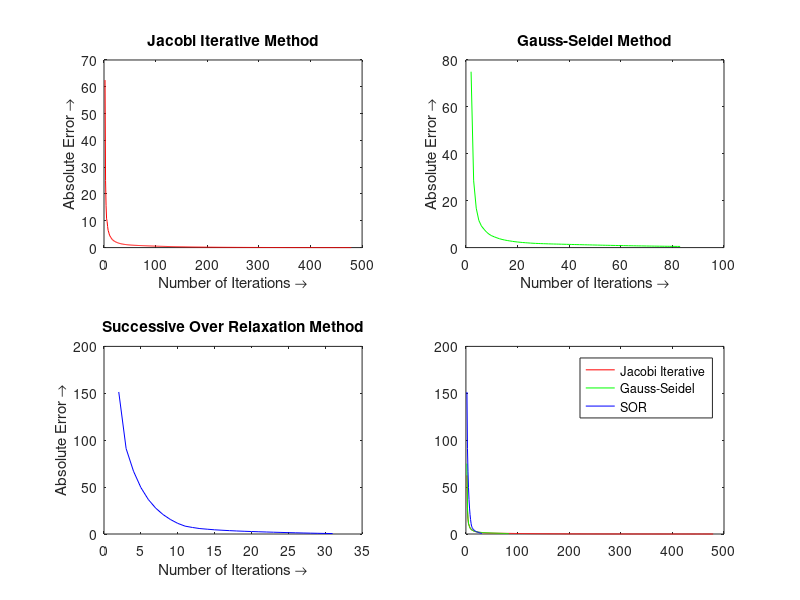

The MATLAB source for this figure: (Note: this script raises an error after producing the figure.)
%% Initialization %%

clear all;
close all;
clc;

material = ('Silver');
density = 10490;  % kg/m^3
conductivity = 429;   % W/(mK)
heat_capacity = 235;  % J/(kgK)

% material = ('Copper');
% density = 8960;  % kg/m^3
% conductivity = 401;   % W/(mK)
% heat_capacity = 384.4;  % J/(kgK)

% material = ('Aluminium');
% density = 2700;  %kg/m^3
% conductivity = 237;   %W/(mK)
% heat_capacity = 904;  %J/(kgK)

% material = ('Gold');
% density = 19300;  kg/m^3
% conductivity = 318;   W/(mK)
% heat_capacity = 129.1;  J/(kgK)

alpha = conductivity/(density*heat_capacity);

L_x = 1;
L_y = 1;
N_x = 20;
N_y = 20;
t_end = 1000;

dx = L_x/N_x;
dy = L_y/N_y;
dt_ideal = 1/(2*alpha*(1/dx^2+1/dy^2));
fprintf('Critical time-step size : %.2f\n\n',dt_ideal);

dt = 3.58;  % CHANGE TIME-STEP SIZE HERE %

% Checking stability condition
if(dt>1/(2*alpha*(1/dx^2+1/dy^2)))
    txt=sprintf('Stability condition is not satisfied. Please chose a value for dt smaller than %.2f\n',dt_ideal);
    errordlg(txt,'Stability Error');
    return;
end

% Initial condition and boundary conditions
T_initial = 120;
T_top = 70;    % RIGHT
T_bottom = 150; % LEFT
T_left = 50;    % BOTTOM
T_right = 100;  % TOP

% Applying initial and boundary conditions to the grid
T = zeros(N_x+2,N_y+2,75000);
T(:,1,:) = T_bottom;
T(1,:,:) = T_left;
T(:,N_y+1,:) = T_top;
T(N_x+1,:,:) = T_right;
T(:,:,1)=T_initial;

% Arrays to store and update steady state solution at the end of each iteration
T1=zeros(N_x+2,N_y+2);  % For Jacobi Iterative Method
T2=zeros(N_x+2,N_y+2);  % For Jacobi Iterative Method
T3=zeros(N_x+2,N_y+2);  % For Gauss-Seidel Method
T4=zeros(N_x+2,N_y+2);  % For Gauss-Seidel Method
T5=zeros(N_x+2,N_y+2);  % For Successive Over Relaxation Method
T6=zeros(N_x+2,N_y+2);  % For Successive Over Relaxation Method

T1(:,1) = T_bottom;
T1(1,:) = T_left;
T1(:,N_y+1) = T_top;
T1(N_x+1,:) = T_right;

T2(:,1) = T_bottom;
T2(1,:) = T_left;
T2(:,N_y+1) = T_top;
T2(N_x+1,:) = T_right;

T3(:,1) = T_bottom;
T3(1,:) = T_left;
T3(:,N_y+1) = T_top;
T3(N_x+1,:) = T_right;

T4(:,1) = T_bottom;
T4(1,:) = T_left;
T4(:,N_y+1) = T_top;
T4(N_x+1,:) = T_right;

T5(:,1) = T_bottom;
T5(1,:) = T_left;
T5(:,N_y+1) = T_top;
T5(N_x+1,:) = T_right;

T6(:,1) = T_bottom;
T6(1,:) = T_left;
T6(:,N_y+1) = T_top;
T6(N_x+1,:) = T_right;

tolerance_sst = 0.005;  % tolerance value for steady state solution
tolerance = 0.5;    % tolerance value for finite difference methods i.e Euler and Range-Kutta Method

%% Steady Solution %%

% Jacobi Iterative Method
JIM = 1;    % Iteration counter
error_max = 100;    % Initial error value (over-predicted)
ejim(1) = 0;    % Array to store error values of successive iterations
while (error_max >= tolerance_sst)
    for i = 2:N_x
        for j = 2:N_y
            T2(i,j) = (T1(i+1,j)+T1(i-1,j)+T1(i,j-1)+T1(i,j+1))/4;
        end
    end
    JIM = JIM+1;
    error_max = max(max(T2-T1));
    ejim(JIM) = error_max;
    T1 = T2;
end

% Gauss-Siedel Method
GSM = 1;
error_max = 100;
egsm(1) = 0;
while(error_max >= tolerance)
    for i = 2:N_x
        for j = 2:N_y
            T4(i,j) = (T4(i+1,j)+T4(i-1,j)+T4(i,j-1)+T4(i,j+1))/4;
        end
    end
    GSM = GSM+1;
    error_max = max(max(T4-T3));
    egsm(GSM) = error_max;
    T3 = T4;
end

% Successive Over Relaxation Method
SOR = 1;
lambda = 2-2*pi/N_x;    % Optimum relaxation factor for a square grid
error_max = 100;
esor(1) = 0;
while(error_max >= tolerance)
    for i = 2:N_x
        for j = 2:N_y
            T6(i,j) = lambda*0.25*(T6(i+1,j)+T6(i-1,j)+T6(i,j-1)+T6(i,j+1))+(1-lambda)*T6(i,j);
        end
    end
    SOR = SOR+1;
    error_max = max(max(T6-T5));
    esor(SOR) = error_max;
    T5 = T6;
end

%-------------- Steady State Solution Convergence Plots ------------------%
figure('Name','Steady State Solution Convergence Plots','NumberTitle','off','units','normalized','outerposition',[0 0 1 1])

subplot(2,2,1)
plot(2:JIM,ejim(2:JIM),'r');
title('Jacobi Iterative Method');
xlabel('Number of Iterations \rightarrow');
ylabel('Absolute Error \rightarrow');

subplot(2,2,2)
plot(2:GSM,egsm(2:GSM),'g');
title('Gauss-Seidel Method');
xlabel('Number of Iterations \rightarrow');
ylabel('Absolute Error \rightarrow');

subplot(2,2,3)
plot(2:SOR,esor(2:SOR),'b');
title('Successive Over Relaxation Method');
xlabel('Number of Iterations \rightarrow');
ylabel('Absolute Error \rightarrow');

subplot(2,2,4)
plot(2:JIM,ejim(2:JIM),'r');
hold on;
plot(2:GSM,egsm(2:GSM),'g');
plot(2:SOR,esor(2:SOR),'b');
legend('Jacobi Iterative','Gauss-Seidel','SOR');
hold off;

%% Finite-Difference Methods %%

dlgTitle    = 'Select Method';
dlgQuestion = 'Choose the numerical method utilizing finite-difference scheme to solve the associated PDE?';
choice = questdlg(dlgQuestion,dlgTitle,'Euler','2nd Order Runge-Kutta','Euler');

message = msgbox('Your computer is now iterating to solve the PDE, Please wait... '); % Busy message

% Euler Method
k = 1;
if strcmp(choice, 'Euler')
    error_max(k) = 100;
    error_min(k) = 100;
    while(error_max(k) >= tolerance || error_min(k) >= tolerance)
        for i = 2:N_x
            for j = 2:N_y
                T(i,j,k+1) = T(i,j,k)+dt*alpha*(((T(i-1,j,k)-2*T(i,j,k)+T(i+1,j,k))/dx^2)+((T(i,j-1,k)-2*T(i,j,k)+T(i,j+1,k))/dy^2));
            end
        end
        k=k+1;
        error_max(k) = abs(max(max(T(:,:,k)-T1)));
        error_min(k) = abs(min(min(T(:,:,k)-T1)));
        if round(error_min(k),5)==round(error_min(k-1),5) && error_min(k)~=0
            errordlg('The solution is not converging. Please choose a larger tolerance value.','Tolerence Error');
            return;
        end
        if round(error_max(k),5)==round(error_max(k-1),5) && error_max(k)~=0
            errordlg('The solution is not converging. Please choose a larger tolerance value.','Tolerence Error');
            return;
        end
    end
else
     % Range-Kutta Method    
     error_max(k) = 100;
     error_min(k) = 100; 
     while error_max(k) >= tolerance || error_min(k) >= tolerance
         for i = 2:N_x
             for j = 2:N_y
                 k1 = alpha*(((T(i-1,j,k)-2*T(i,j,k)+T(i+1,j,k))/dx^2)+((T(i,j-1,k)-2*T(i,j,k)+T(i,j+1,k))/dy^2));
                 Tk = T(:,:,k)+k1*dt;
                 k2 = alpha*(((Tk(i-1,j)-2*Tk(i,j)+Tk(i+1,j))/dx^2)+((Tk(i,j-1)-2*Tk(i,j)+Tk(i,j+1))/dy^2));
                 T(i,j,k+1) = T(i,j,k)+(dt/2)*(k1+k2);
            end
         end
         k = k+1;
         error_max(k) = abs(max(max(T(:,:,k)-T1))); 
         error_min(k) = abs(min(min(T(:,:,k)-T1))); 
         if round(error_max(k),5)==round(error_max(k-1),5) && error_max(k)~= 0
             errordlg('The solution is not converging. Please choose a larger tolerance value.','Tolerence Error');
             close(message)
             return
         end
         if round(error_min(k),5)==round(error_min(k-1),5) && error_min(k)~= 0
             errordlg('The solution is not converging, Please choose a larger tolerance value.','Tolerence Error');
             close(message)
             return
         end
     end
end

close(message);

% Free the unallocated array space %
T=T(:,:,1:k);

sol_time = k*dt;

T_max = max([T_top,T_bottom,T_right,T_left,T_initial]);
T_min = min([T_top,T_bottom,T_right,T_left,T_initial]);

%% ------------------------------ SOLUTION ----------------------------- %%
fprintf('Solution for plate of dimensions %im x %im made of material %s \n',L_x,L_y,material);
fprintf('Thermal conductivity of %s : %.1f W/(mK) \n',material,conductivity);
fprintf('Plate was subjected to Dirichlet boundary conditions : \n');
fprintf('T(x,y,0) = %i, T(x,0,t) = %i, T(x,L,t) = %i, T(0,y,t) = %i, T(W,y,t) = %i \n',T_initial,T_left,T_right,T_bottom,T_top);
fprintf('Time taken to reach steady state temperature is %.2f seconds under tolerance of %.2f \n', sol_time,tolerance);
fprintf('Jacobi Iterative Method took %i iterations to converge.\n',JIM);
fprintf('Gauss-Seidel Method took %i iterations to converge.\n',GSM);
fprintf('Successive Over Relaxation Method took %i iterations to converge.\n\n',SOR);
%-------------------------------------------------------------------------%

%% Generating the plate %%
x=zeros(1,N_x+2);
y=zeros(1,N_y+2);
for i = 1:N_x+2
x(i) =(i-1)*dx;
end
for i = 1:N_y+2
y(i) =(i-1)*dy;
end

%% -------------------------- Plotting Section ------------------------- %%
figure('units','normalized','outerposition',[0 0 1 1])

subplot(2,2,1)
surf(x,y,T1);
title('Temperature Distribution At Steady State');
xlabel('Length');
xlim([0 L_x+dx]);
ylabel('Width');
ylim([0 L_y+dy]);
zlabel('Temperature');
zlim([T_min T_max]);
colorbar;
caxis([T_min T_max]);
hold on;
plot3(L_x/4,L_y/4,T_max,'ko','markerfacecolor','r');
plot3(L_x/4,L_y/4,T_min,'ko','markerfacecolor','r');
plot3(L_x/2,L_y/2,T_max,'ko','markerfacecolor','g');
plot3(L_x/2,L_y/2,T_min,'ko','markerfacecolor','g');
plot3(3*L_x/4,3*L_y/4,T_max,'ko','markerfacecolor','b');
plot3(3*L_x/4,3*L_y/4,T_min,'ko','markerfacecolor','b');
view(0,90);
drawnow;
hold off;

subplot(2,2,2)
val1 = num2str(T1(round(N_x/4),round(N_y/4)),'%.2f');
txt1 = strcat(' T = ',val1);
val2 = num2str(T1(round(N_x/2),round(N_y/2)),'%.2f');
txt2 = strcat(' T = ',val2);
val3 = num2str(T1(round(3*N_x/4),round(3*N_y/4)),'%.2f');
txt3 = strcat(' T = ',val3);
hold on;
xlabel('Number of Iterations');
ylabel('Temperature');
title('Steady State Temperature At Selected Points');
grid on;
xlim([0 2*k]);
ylim([T_min T_max]);
scatter(k,T1(round(N_x/4),round(N_y/4)),'ko','markerfacecolor','r');
text(k,T1(round(N_x/4),round(N_y/4)),txt1,'HorizontalAlignment','left');
scatter(k,T1(round(N_x/2),round(N_y/2)),'ko','markerfacecolor','g');
text(k,T1(round(N_x/2),round(N_y/2)),txt2,'HorizontalAlignment','left');
scatter(k,T1(round(3*N_x/4),round(3*N_y/4)),'ko','markerfacecolor','b');
text(k,T1(round(3*N_x/4),round(3*N_y/4)),txt3,'HorizontalAlignment','left');
legend('Red Point','Green Point','Blue Point');
drawnow;
hold off;

for l=1:k

subplot(2,2,3)
surf(x,y,T(:,:,l));
xlabel('Length');
xlim([0 L_x+dx]);
ylabel('Width');
ylim([0 L_y+dy]);
zlabel('Temperature');
zlim([T_min T_max]);
colorbar;
caxis([T_min T_max]);
title(sprintf('Temperature Distribution At Iteration %i And Time = %.0f seconds',l,l*dt));
hold on;
plot3(L_x/4,L_y/4,T_max,'ko','markerfacecolor','r');
plot3(L_x/4,L_y/4,T_min,'ko','markerfacecolor','r');
plot3(L_x/2,L_y/2,T_max,'ko','markerfacecolor','g');
plot3(L_x/2,L_y/2,T_min,'ko','markerfacecolor','g');
plot3(3*L_x/4,3*L_y/4,T_max,'ko','markerfacecolor','b');
plot3(3*L_x/4,3*L_y/4,T_min,'ko','markerfacecolor','b');
view(0,90);
drawnow;
hold off;

subplot(2,2,4)
hold on;
xlabel('Number of Iterations');
ylabel('Temperature');
title('Temperature Convergence At Selected Points');
grid on;
xlim([0 l+1]);
scatter(l,T(round(N_x/4),round(N_y/4),l),'r.');
scatter(l,T(round(N_x/2),round(N_y/2),l),'g.');
scatter(l,T(round(3*N_x/4),round(3*N_y/4),l),'b.');
legend('Red Point','Green Point','Blue Point');
drawnow;
hold off;

end
%-----------------------------------------------------------------------%